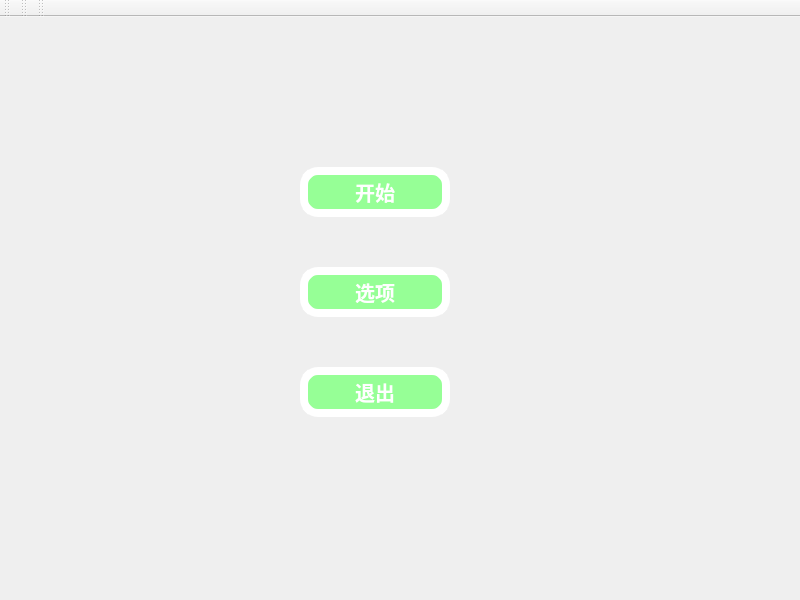
<?xml version="1.0" encoding="UTF-8"?>
<ui version="4.0">
 <class>MainWindow</class>
 <widget class="QMainWindow" name="MainWindow">
  <property name="geometry">
   <rect>
    <x>0</x>
    <y>0</y>
    <width>800</width>
    <height>600</height>
   </rect>
  </property>
  <property name="windowTitle">
   <string>贪吃蛇</string>
  </property>
  <property name="styleSheet">
   <string notr="true"/>
  </property>
  <widget class="QWidget" name="centralWidget">
   <widget class="QPushButton" name="pushButton">
    <property name="geometry">
     <rect>
      <x>300</x>
      <y>150</y>
      <width>150</width>
      <height>50</height>
     </rect>
    </property>
    <property name="styleSheet">
     <string notr="true">QPushButton{
                   background-color:rgb(150,255,150);
                   border-style:outset;                
                   border-width:8px;                   
                   border-radius:18px;                   
                   border-color:rgb(255,255,255);
                   font:bold 20px; 
				 color:rgb(255,255,255);                                                                 
                   padding:6px;                          
                   
}
 QPushButton:pressed{
                   background-color:rgba(100,200,150,200);
                   border-color:rgba(255,255,255,30);
                   border-style:inset;
                   color:rgba(255,127,0,100);
                   }
                 
 QPushButton:hover{
 				background-color:rgba(100,255,150,200);
                  border-color:rgba(255,255,255,200);
                  color:rgba(255,127,0,200);
                   }</string>
    </property>
    <property name="text">
     <string>开始</string>
    </property>
    <property name="autoDefault">
     <bool>false</bool>
    </property>
    <property name="default">
     <bool>false</bool>
    </property>
    <property name="flat">
     <bool>false</bool>
    </property>
   </widget>
   <widget class="QPushButton" name="pushButton_2">
    <property name="geometry">
     <rect>
      <x>300</x>
      <y>250</y>
      <width>150</width>
      <height>50</height>
     </rect>
    </property>
    <property name="styleSheet">
     <string notr="true">QPushButton{
                   background-color:rgb(150,255,150);
                   border-style:outset;                
                   border-width:8px;                   
                   border-radius:18px;                   
                   border-color:rgb(255,255,255);
                   font:bold 20px; 
				 color:rgb(255,255,255);                                                                 
                   padding:6px;                          
                   
}
 QPushButton:pressed{
                   background-color:rgba(100,200,150,200);
                   border-color:rgba(255,255,255,30);
                   border-style:inset;
                   color:rgba(255,127,0,100);
                   }
                 
 QPushButton:hover{
 				background-color:rgba(100,255,150,200);
                  border-color:rgba(255,255,255,200);
                  color:rgba(255,127,0,200);
                   }</string>
    </property>
    <property name="text">
     <string>选项</string>
    </property>
   </widget>
   <widget class="QPushButton" name="pushButton_3">
    <property name="geometry">
     <rect>
      <x>300</x>
      <y>350</y>
      <width>150</width>
      <height>50</height>
     </rect>
    </property>
    <property name="styleSheet">
     <string notr="true">QPushButton{
                   background-color:rgb(150,255,150);
                   border-style:outset;                
                   border-width:8px;                   
                   border-radius:18px;                   
                   border-color:rgb(255,255,255);
                   font:bold 20px; 
				 color:rgb(255,255,255);                                                                 
                   padding:6px;                          
                   
}
 QPushButton:pressed{
                   background-color:rgba(100,200,150,200);
                   border-color:rgba(255,255,255,30);
                   border-style:inset;
                   color:rgba(255,127,0,100);
                   }
                 
 QPushButton:hover{
 				background-color:rgba(100,255,150,200);
                  border-color:rgba(255,255,255,200);
                  color:rgba(255,127,0,200);
                   }</string>
    </property>
    <property name="text">
     <string>退出</string>
    </property>
    <property name="iconSize">
     <size>
      <width>100</width>
      <height>12</height>
     </size>
    </property>
   </widget>
   <widget class="QLabel" name="label">
    <property name="geometry">
     <rect>
      <x>250</x>
      <y>10</y>
      <width>300</width>
      <height>81</height>
     </rect>
    </property>
    <property name="minimumSize">
     <size>
      <width>0</width>
      <height>0</height>
     </size>
    </property>
    <property name="text">
     <string/>
    </property>
    <property name="pixmap">
     <pixmap>155d36ce885a4b20899a81a28e284bfa.PNG</pixmap>
    </property>
   </widget>
  </widget>
  <widget class="QMenuBar" name="menuBar">
   <property name="geometry">
    <rect>
     <x>0</x>
     <y>0</y>
     <width>800</width>
     <height>17</height>
    </rect>
   </property>
  </widget>
  <widget class="QToolBar" name="mainToolBar">
   <attribute name="toolBarArea">
    <enum>TopToolBarArea</enum>
   </attribute>
   <attribute name="toolBarBreak">
    <bool>false</bool>
   </attribute>
  </widget>
  <widget class="QToolBar" name="toolBar">
   <property name="enabled">
    <bool>false</bool>
   </property>
   <property name="windowTitle">
    <string>toolBar</string>
   </property>
   <attribute name="toolBarArea">
    <enum>TopToolBarArea</enum>
   </attribute>
   <attribute name="toolBarBreak">
    <bool>false</bool>
   </attribute>
  </widget>
  <widget class="QToolBar" name="toolBar_2">
   <property name="windowTitle">
    <string>toolBar_2</string>
   </property>
   <attribute name="toolBarArea">
    <enum>TopToolBarArea</enum>
   </attribute>
   <attribute name="toolBarBreak">
    <bool>false</bool>
   </attribute>
  </widget>
  <action name="actiondsf">
   <property name="text">
    <string>1p</string>
   </property>
  </action>
  <action name="action2p">
   <property name="text">
    <string>2p</string>
   </property>
  </action>
  <action name="actionstart">
   <property name="text">
    <string>start</string>
   </property>
  </action>
  <action name="actionpause">
   <property name="text">
    <string>setting</string>
   </property>
  </action>
  <action name="actionexit">
   <property name="text">
    <string>exit</string>
   </property>
  </action>
 </widget>
 <layoutdefault spacing="6" margin="11"/>
 <resources/>
 <connections/>
</ui>
